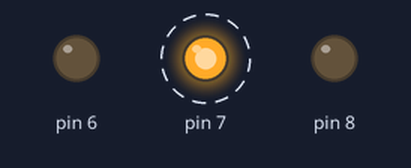
A sketch run on a simulated Arduino Uno, built with avr-gcc and run on an emulated ATmega328P. On the bench: output pins drawn as LEDs (lit = HIGH). Dashed ring = blinking.

Above: at 0.2 s.
Timing chart, 0 to 3.0 s (numbered marks = the images above):
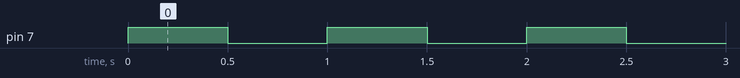

The sketch:

temp_blinker.ino
```cpp
int temp = 60;
void setup() {
  // put your setup code here, to run once:
 pinMode(4,INPUT);
 pinMode(6, OUTPUT);
 pinMode(7, OUTPUT);
 pinMode(8, OUTPUT);
}


void loop() {
  // put your main code here, to run repeatedly:
//digitalRead(4)== temp;

if(temp < 50 && temp > 10){
  digitalWrite(6,HIGH);
  delay(500);
  digitalWrite(6,LOW);
  delay(500);
}
else if(temp>50 && temp<70){
  digitalWrite(7,HIGH);
  delay(500);
  digitalWrite(7,LOW);
  delay(500);
}
else{
  digitalWrite(8,HIGH);
  delay(500);
  digitalWrite(8,LOW);
  delay(500);
}
}
```

Measured:
- by itself, pin 7: alternates HIGH for 0.50 s and LOW for 0.50 s
